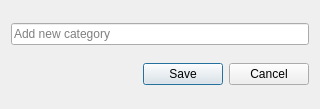
<?xml version="1.0" encoding="UTF-8"?>
<ui version="4.0">
 <class>addEditCatDialog</class>
 <widget class="QDialog" name="addEditCatDialog">
  <property name="geometry">
   <rect>
    <x>0</x>
    <y>0</y>
    <width>320</width>
    <height>109</height>
   </rect>
  </property>
  <property name="windowTitle">
   <string>Add a new category</string>
  </property>
  <layout class="QGridLayout" name="gridLayout">
   <item row="0" column="0">
    <widget class="QLineEdit" name="addEditCatLineEdit">
     <property name="placeholderText">
      <string>Add new category</string>
     </property>
    </widget>
   </item>
   <item row="1" column="0">
    <widget class="QDialogButtonBox" name="addEditCatButtonBox">
     <property name="orientation">
      <enum>Qt::Horizontal</enum>
     </property>
     <property name="standardButtons">
      <set>QDialogButtonBox::Cancel|QDialogButtonBox::Save</set>
     </property>
    </widget>
   </item>
  </layout>
 </widget>
 <resources/>
 <connections>
  <connection>
   <sender>addEditCatButtonBox</sender>
   <signal>accepted()</signal>
   <receiver>addEditCatDialog</receiver>
   <slot>accept()</slot>
   <hints>
    <hint type="sourcelabel">
     <x>248</x>
     <y>254</y>
    </hint>
    <hint type="destinationlabel">
     <x>157</x>
     <y>274</y>
    </hint>
   </hints>
  </connection>
  <connection>
   <sender>addEditCatButtonBox</sender>
   <signal>rejected()</signal>
   <receiver>addEditCatDialog</receiver>
   <slot>reject()</slot>
   <hints>
    <hint type="sourcelabel">
     <x>316</x>
     <y>260</y>
    </hint>
    <hint type="destinationlabel">
     <x>286</x>
     <y>274</y>
    </hint>
   </hints>
  </connection>
 </connections>
</ui>
